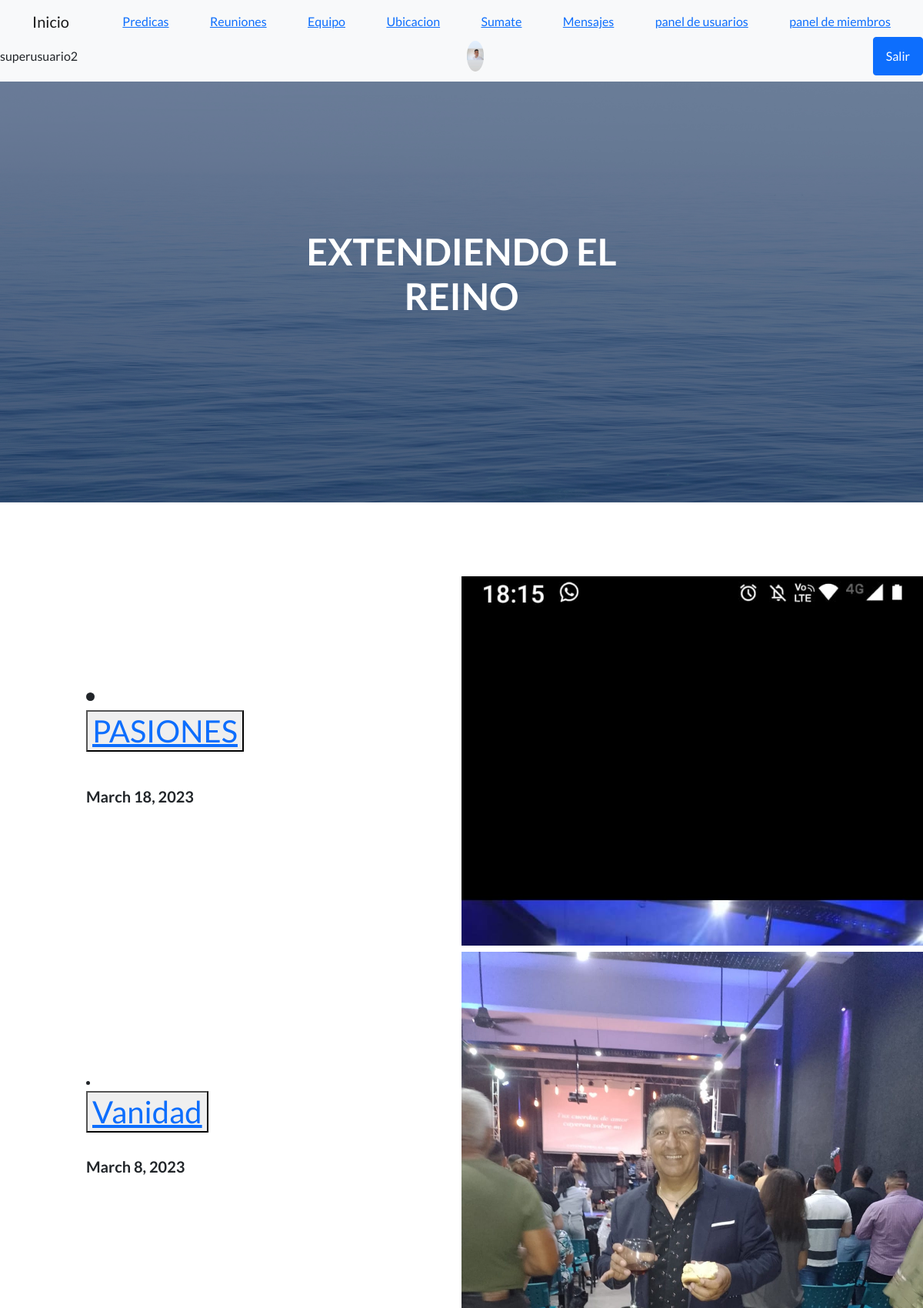
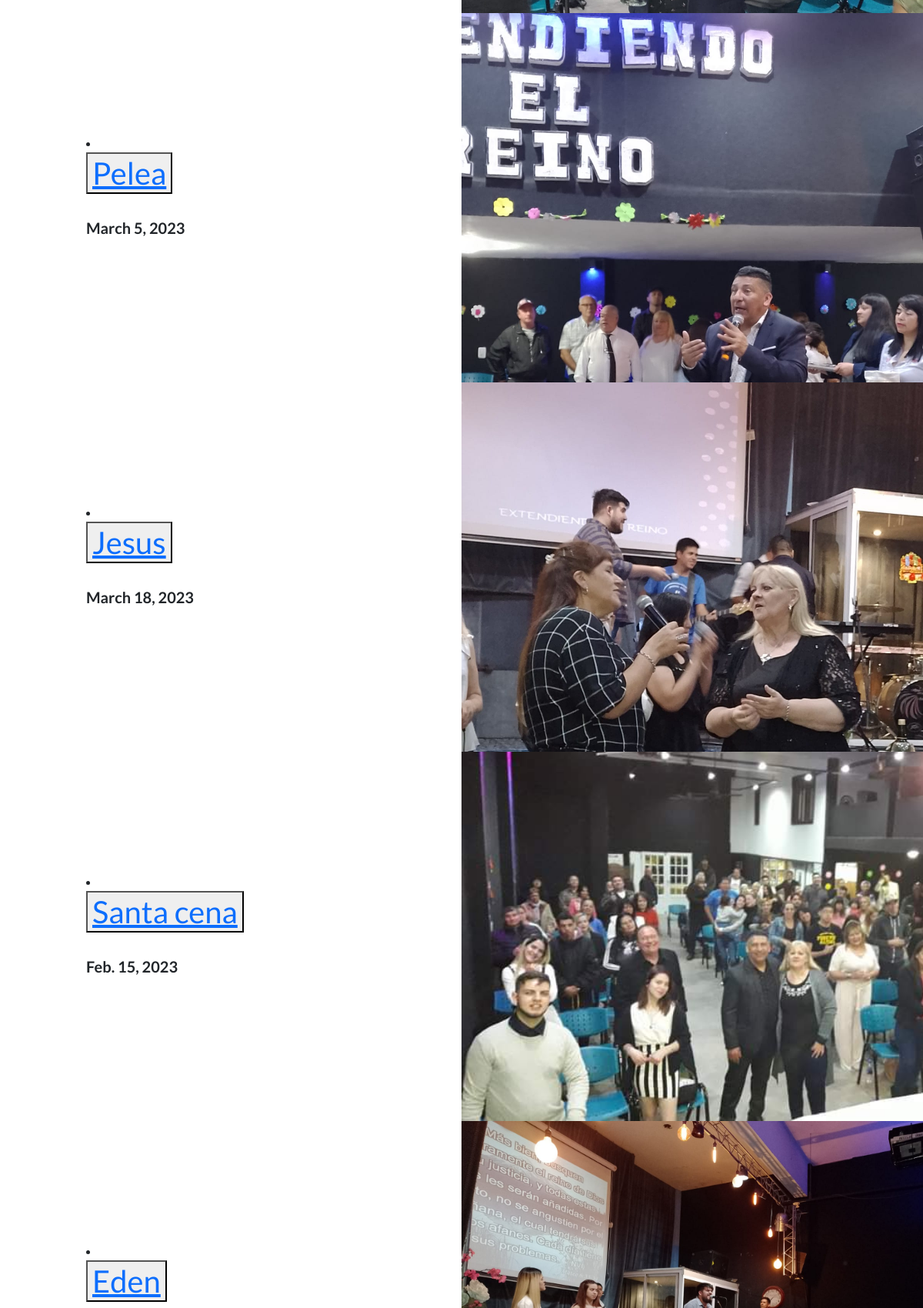
The page /predicas/ (signed in, upper part) on the database its author committed (2 pictures, top to bottom).
### AppGeneral/models.py (models this page shows, shortened)
class Avatar(models.Model):
    user= models.OneToOneField(User,on_delete=models.CASCADE)
    imagen = models.ImageField(upload_to="avatares",null=True,blank=True)

class Predica(models.Model):
    nombre= models.CharField(max_length=40)
    imagen = models.ImageField(upload_to="predicas",null=True,blank=True)
    fecha =models.DateField()
    documento = models.TextField()

### AppGeneral/views.py (the view)
# urls.py: path("predicas/",views.predicas, name="predicas"),
def predicas(request):
    predicas=Predica.objects.all()
    contexto={"predicas":predicas}
    return render(request,"predicas.html",contexto)

### AppGeneral/Templates/predicas.html (shortened to what this page needs)
{% extends "padre.html" %}
{% load static %}
{% block image %}
<h2>{% for p in predicas %}
<section class="showcase">
    <div class="container-fluid p-0">
        <div class="row g-0">
            <div class="col-lg-6 order-lg-2 text-white showcase-img" style="background-image: url('{{p.imagen.url}}')"></div>
            <div class="col-lg-6 order-lg-1 my-auto showcase-text">
                    <li><h1>        <button>
                        <a href= "{% url 'ver-predica' p.documento %}" >{{p.nombre}}</a>
                    </button></h1>
                        <br>
                        <h5>{{p.fecha}}</h5>
                        <br>
                    </li>
                </h2>
            </div>
        </div>
        {% endfor %}
{% endblock image %}

### AppGeneral/Templates/padre.html (shortened to what this page needs)
<!DOCTYPE html>
<html lang="en">
    <head>
        {% load static %}
        <link href="https://cdn.jsdelivr.net/npm/bootstrap-icons@1.5.0/font/bootstrap-icons.css" rel="stylesheet" type="text/css" />
        <link href='{% static "css/styles.css" %}'  rel="stylesheet" />
    </head>
    <body>
        <nav class="navbar navbar-light bg-light static-top">
            <div class="container">
                <a class="navbar-brand" href="/">Inicio</a>
                <a href="/predicas/">Predicas</a>
                <a href="/reuniones/">Reuniones</a>
                <a href="/equipo/">Equipo</a>
                <a href="/ubicacion/">Ubicacion</a>
                <a href="/sumate/">Sumate</a>
                <a href="/mensaje/">Mensajes</a>
                {% if user.is_authenticated %}
                <a href="/manejo-usuarios/">panel de usuarios</a>
                <a href="/leer-personas/">panel de miembros</a>
                </div>
                {{user.username}}
                <img src="{{ user.avatar.imagen.url }}" class="rounded-circle" height="40px" alt="">
                <a class="btn btn-primary" href="/logout/">Salir</a>
                {% else %}
                <a class="btn btn-primary" href="/login/">Ingresar administradores</a>
                {%endif%}
        </nav>
        <header class="masthead">
            <div class="container position-relative">
                <div class="row justify-content-center">
                    <div class="col-xl-6">
                        <div class="text-center text-white">
                            <h1 class="mb-5">EXTENDIENDO EL REINO</h1>
        </header>
<br>
<br>
<br>
<br>
{% block image %}
{% endblock image %}
    </body>
</html>

### rows shown on the page
Predica: imagen (picture), nombre "PASIONES", fecha "March 18, 2023"
Predica: imagen (picture), nombre "Vanidad", fecha "March 8, 2023"
Predica: imagen (picture), nombre "Pelea", fecha "March 5, 2023"
Predica: imagen (picture), nombre "Jesus", fecha "March 18, 2023"
Predica: imagen (picture), nombre "Santa cena", fecha "Feb. 15, 2023"
Predica: imagen (picture), nombre "Eden"

### other values the page prints
{{ user.username }} "superusuario2"
